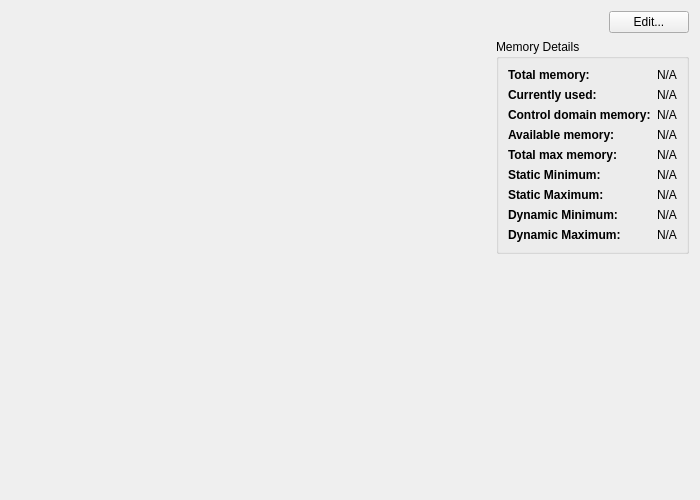
<?xml version="1.0" encoding="UTF-8"?>
<ui version="4.0">
 <class>MemoryTabPage</class>
 <widget class="QWidget" name="MemoryTabPage">
  <property name="geometry">
   <rect>
    <x>0</x>
    <y>0</y>
    <width>700</width>
    <height>500</height>
   </rect>
  </property>
  <property name="windowTitle">
   <string>Memory</string>
  </property>
  <layout class="QVBoxLayout" name="verticalLayout">
   <item>
    <layout class="QVBoxLayout" name="topVerticalLayout">
     <item>
      <layout class="QHBoxLayout" name="editButtonLayout">
       <item>
        <spacer name="horizontalSpacer">
         <property name="orientation">
          <enum>Qt::Orientation::Horizontal</enum>
         </property>
         <property name="sizeHint" stdset="0">
          <size>
           <width>40</width>
           <height>20</height>
          </size>
         </property>
        </spacer>
       </item>
       <item>
        <widget class="QPushButton" name="editButton">
         <property name="text">
          <string>Edit...</string>
         </property>
        </widget>
       </item>
      </layout>
     </item>
     <item>
      <layout class="QHBoxLayout" name="horizontalLayout">
       <property name="spacing">
        <number>10</number>
       </property>
       <property name="leftMargin">
        <number>0</number>
       </property>
       <property name="topMargin">
        <number>0</number>
       </property>
       <property name="rightMargin">
        <number>0</number>
       </property>
       <property name="bottomMargin">
        <number>0</number>
       </property>
       <item>
        <widget class="MemoryBar" name="memoryBar" native="true">
         <property name="sizePolicy">
          <sizepolicy hsizetype="Expanding" vsizetype="Fixed">
           <horstretch>1</horstretch>
           <verstretch>0</verstretch>
          </sizepolicy>
         </property>
         <property name="minimumSize">
          <size>
           <width>200</width>
           <height>40</height>
          </size>
         </property>
        </widget>
       </item>
       <item>
      <widget class="QGroupBox" name="memoryStatsGroup">
       <property name="title">
        <string>Memory Details</string>
       </property>
       <layout class="QFormLayout" name="formLayout">
        <item row="0" column="0">
         <widget class="QLabel" name="totalMemoryLabel">
          <property name="font">
           <font>
            <bold>true</bold>
           </font>
          </property>
          <property name="text">
           <string>Total memory:</string>
          </property>
         </widget>
        </item>
        <item row="0" column="1">
         <widget class="QLabel" name="totalMemoryValue">
          <property name="text">
           <string>N/A</string>
          </property>
         </widget>
        </item>
        <item row="1" column="0">
         <widget class="QLabel" name="usedMemoryLabel">
          <property name="font">
           <font>
            <bold>true</bold>
           </font>
          </property>
          <property name="text">
           <string>Currently used:</string>
          </property>
         </widget>
        </item>
        <item row="1" column="1">
         <widget class="QLabel" name="usedMemoryValue">
          <property name="text">
           <string>N/A</string>
          </property>
         </widget>
        </item>
        <item row="2" column="0">
         <widget class="QLabel" name="controlDomainMemoryLabel">
          <property name="font">
           <font>
            <bold>true</bold>
           </font>
          </property>
          <property name="text">
           <string>Control domain memory:</string>
          </property>
         </widget>
        </item>
        <item row="2" column="1">
         <widget class="QLabel" name="controlDomainMemoryValue">
          <property name="text">
           <string>N/A</string>
          </property>
         </widget>
        </item>
        <item row="3" column="0">
         <widget class="QLabel" name="availableMemoryLabel">
          <property name="font">
           <font>
            <bold>true</bold>
           </font>
          </property>
          <property name="text">
           <string>Available memory:</string>
          </property>
         </widget>
        </item>
        <item row="3" column="1">
         <widget class="QLabel" name="availableMemoryValue">
          <property name="text">
           <string>N/A</string>
          </property>
         </widget>
        </item>
        <item row="4" column="0">
         <widget class="QLabel" name="totalMaxMemoryLabel">
          <property name="font">
           <font>
            <bold>true</bold>
           </font>
          </property>
          <property name="text">
           <string>Total max memory:</string>
          </property>
         </widget>
        </item>
        <item row="4" column="1">
         <widget class="QLabel" name="totalMaxMemoryValue">
          <property name="text">
           <string>N/A</string>
          </property>
         </widget>
        </item>
        <item row="5" column="0">
         <widget class="QLabel" name="staticMinLabel">
          <property name="font">
           <font>
            <bold>true</bold>
           </font>
          </property>
          <property name="text">
           <string>Static Minimum:</string>
          </property>
         </widget>
        </item>
        <item row="5" column="1">
         <widget class="QLabel" name="staticMinValue">
          <property name="text">
           <string>N/A</string>
          </property>
         </widget>
        </item>
        <item row="6" column="0">
         <widget class="QLabel" name="staticMaxLabel">
          <property name="font">
           <font>
            <bold>true</bold>
           </font>
          </property>
          <property name="text">
           <string>Static Maximum:</string>
          </property>
         </widget>
        </item>
        <item row="6" column="1">
         <widget class="QLabel" name="staticMaxValue">
          <property name="text">
           <string>N/A</string>
          </property>
         </widget>
        </item>
        <item row="7" column="0">
         <widget class="QLabel" name="dynamicMinLabel">
          <property name="font">
           <font>
            <bold>true</bold>
           </font>
          </property>
          <property name="text">
           <string>Dynamic Minimum:</string>
          </property>
         </widget>
        </item>
        <item row="7" column="1">
         <widget class="QLabel" name="dynamicMinValue">
          <property name="text">
           <string>N/A</string>
          </property>
         </widget>
        </item>
        <item row="8" column="0">
         <widget class="QLabel" name="dynamicMaxLabel">
          <property name="font">
           <font>
            <bold>true</bold>
           </font>
          </property>
          <property name="text">
           <string>Dynamic Maximum:</string>
          </property>
         </widget>
        </item>
        <item row="8" column="1">
         <widget class="QLabel" name="dynamicMaxValue">
          <property name="text">
           <string>N/A</string>
          </property>
         </widget>
        </item>
       </layout>
      </widget>
     </item>
    </layout>
   </item>
  </layout>
   </item>
   <item>
    <widget class="QScrollArea" name="vmListScrollArea">
     <property name="frameShape">
      <enum>QFrame::Shape::NoFrame</enum>
     </property>
     <property name="widgetResizable">
      <bool>true</bool>
     </property>
     <widget class="QWidget" name="scrollAreaWidgetContents">
      <property name="geometry">
       <rect>
        <x>0</x>
        <y>0</y>
        <width>688</width>
        <height>143</height>
       </rect>
      </property>
      <layout class="QVBoxLayout" name="vmListLayout">
       <property name="spacing">
        <number>5</number>
       </property>
       <property name="leftMargin">
        <number>0</number>
       </property>
       <property name="topMargin">
        <number>0</number>
       </property>
       <property name="rightMargin">
        <number>0</number>
       </property>
       <property name="bottomMargin">
        <number>0</number>
       </property>
      </layout>
     </widget>
    </widget>
   </item>
   <item>
    <spacer name="verticalSpacer">
     <property name="orientation">
      <enum>Qt::Orientation::Vertical</enum>
     </property>
     <property name="sizeHint" stdset="0">
      <size>
       <width>20</width>
       <height>40</height>
      </size>
     </property>
    </spacer>
   </item>
  </layout>
 </widget>
 <customwidgets>
  <customwidget>
   <class>MemoryBar</class>
   <extends>QWidget</extends>
   <header>widgets/memorybar.h</header>
  </customwidget>
 </customwidgets>
 <resources/>
 <connections/>
</ui>
